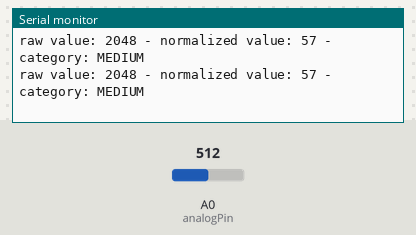
A sketch run on a simulated Arduino Zero (SAMD21). Shown: the last lines printed to the serial monitor. The test bench sets the inputs (shaded band); at power-on: A0 (analogPin) = 512 (analog values on the 0–1023 scale).

Above: at 1.8 s.
1.9 s: A0 (analogPin) set to 598
At 2.4 s:
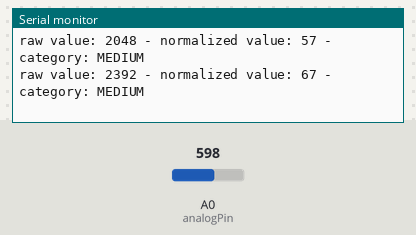
3.4 s: A0 (analogPin) set to 624
At 3.9 s:
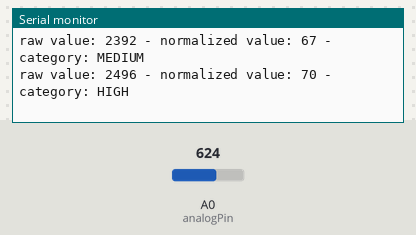

The sketch:

Task1.ino
```cpp
// Task 1: Environmental Light Categorization
// Complete the implementation according to the task description.

// #include <Adafruit_TinyUSB.h>

// TODO: define necessary constants (e.g., calibration range, thresholds, timing)
#define analogPin A0

const int BaudRate = 115200;
const int analogResolution = 12;
const int LightMin = 50;
const int LightMax = 3500; // Sensor can only read to ~2500 (350 lux)
const int SerialDelay = 500; // ms

unsigned long last_blink_ms = 0;  // timestamp of last Execution

// TODO: implement a function that categorizes the normalized value
const char* categorize(int normalized) {
    // TODO: return "LOW", "MEDIUM", or "HIGH"
    switch(normalized) {
        case 0 ... 29:
            return "LOW";
            break;
        case 30 ...69:
            return "MEDIUM";
            break;
        case 70 ... 100:
            return "HIGH";
            break;
        default:
            return "[ERROR] Value out of Range";
    }
}

void setup() {
    // TODO: initialize Serial communication
    Serial.begi(BaudRate);
    while (!Serial);

    // TODO: configure ADC resolution to 12-bit
    analogReadResolution(analogResolution);
}

void loop() {
    // TODO: implement non-blocking timing using millis()
    // The system should sample every 500 ms


    if (millis() - last_blink_ms >= SerialDelay) {
        // TODO: read raw value from light sensor
        int analogValue = analogRead(analogPin);

        // TODO: clamp the raw value to a calibrated range
        int sensVal = constrain(analogValue, LightMin, LightMax);

        // TODO: normalize the value to a 0–100 scale
        int normalizedVal = map(sensVal, LightMin, LightMax, 0, 100);


        // TODO: determine the category using the categorize() function
        const char* category = categorize(normalizedVal);

        // TODO: print raw value, normalized value, and category to Serial
        Serial.print("raw value: ");
        Serial.print(analogValue);
        Serial.print(" - normalized value: ");
        Serial.print(normalizedVal);
        Serial.print(" - category: ");
        Serial.println(category);


        last_blink_ms = millis();
  }
}
```

Measured:
- the behaviour switches between 616 and 617 on A0 (analogPin) (found by bisection; images 1 and 2)
- after the input at 1.9 s, the serial monitor: prints a new line after 0.10 s (image 1)
- after the input at 3.4 s, the serial monitor: prints a new line after 0.10 s (image 2)
